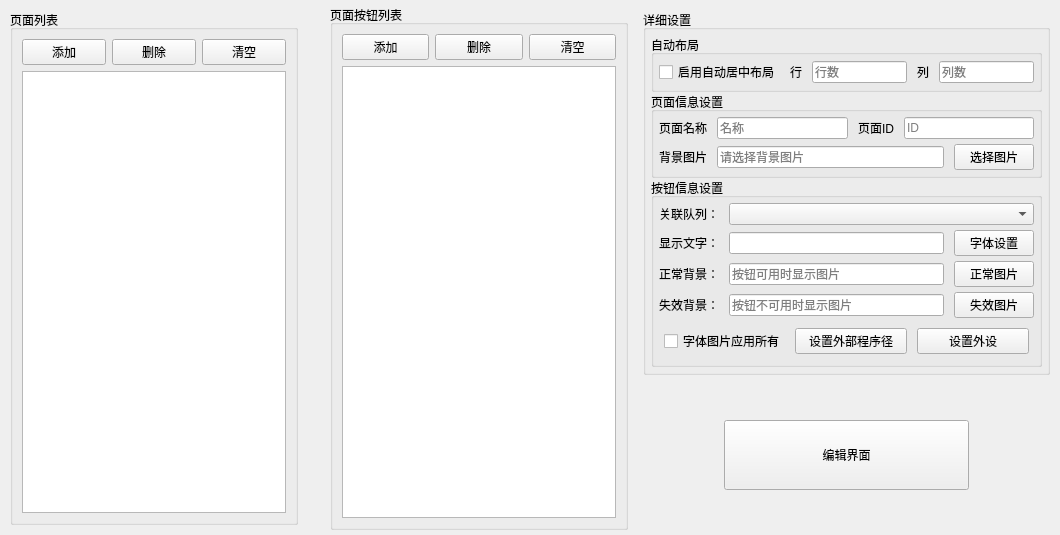
      <widget class="QWidget" name="page_tab">
       <attribute name="title">
        <string>Page</string>
       </attribute>
       <layout class="QHBoxLayout" name="horizontalLayout_18" stretch="5,0,5,7">
        <property name="spacing">
         <number>10</number>
        </property>
        <property name="leftMargin">
         <number>5</number>
        </property>
        <property name="topMargin">
         <number>5</number>
        </property>
        <property name="rightMargin">
         <number>5</number>
        </property>
        <property name="bottomMargin">
         <number>5</number>
        </property>
        <item>
         <layout class="QVBoxLayout" name="verticalLayout_10" stretch="20">
          <property name="spacing">
           <number>10</number>
          </property>
          <property name="leftMargin">
           <number>5</number>
          </property>
          <property name="topMargin">
           <number>5</number>
          </property>
          <property name="rightMargin">
           <number>5</number>
          </property>
          <property name="bottomMargin">
           <number>5</number>
          </property>
          <item>
           <widget class="QGroupBox" name="groupBox_9">
            <property name="title">
             <string>页面列表</string>
            </property>
            <layout class="QVBoxLayout" name="verticalLayout_13">
             <item>
              <layout class="QHBoxLayout" name="horizontalLayout_20">
               <item>
                <widget class="QPushButton" name="pushButton_10">
                 <property name="text">
                  <string>添加</string>
                 </property>
                </widget>
               </item>
               <item>
                <widget class="QPushButton" name="pushButton_11">
                 <property name="text">
                  <string>删除</string>
                 </property>
                </widget>
               </item>
               <item>
                <widget class="QPushButton" name="pushButton_9">
                 <property name="text">
                  <string>清空</string>
                 </property>
                </widget>
               </item>
              </layout>
             </item>
             <item>
              <widget class="QQueueListWidget" name="listWidget"/>
             </item>
            </layout>
           </widget>
          </item>
         </layout>
        </item>
        <item>
         <layout class="QVBoxLayout" name="verticalLayout_19">
          <item>
           <widget class="QLabel" name="label_31">
            <property name="text">
             <string/>
            </property>
            <property name="pixmap">
             <pixmap resource="image/image.qrc">:/image/right_icon.png</pixmap>
            </property>
           </widget>
          </item>
         </layout>
        </item>
        <item>
         <layout class="QVBoxLayout" name="verticalLayout_17">
          <item>
           <widget class="QGroupBox" name="groupBox_13">
            <property name="title">
             <string>页面按钮列表</string>
            </property>
            <layout class="QVBoxLayout" name="verticalLayout_18">
             <item>
              <layout class="QHBoxLayout" name="horizontalLayout_28">
               <item>
                <widget class="QPushButton" name="pushButton_19">
                 <property name="text">
                  <string>添加</string>
                 </property>
                </widget>
               </item>
               <item>
                <widget class="QPushButton" name="pushButton_21">
                 <property name="text">
                  <string>删除</string>
                 </property>
                </widget>
               </item>
               <item>
                <widget class="QPushButton" name="pushButton_20">
                 <property name="text">
                  <string>清空</string>
                 </property>
                </widget>
               </item>
              </layout>
             </item>
             <item>
              <widget class="QQueueListWidget" name="listWidget"/>
             </item>
            </layout>
           </widget>
          </item>
         </layout>
        </item>
        <item>
         <layout class="QVBoxLayout" name="verticalLayout_11" stretch="8,1,2,1">
          <property name="spacing">
           <number>10</number>
          </property>
          <property name="leftMargin">
           <number>5</number>
          </property>
          <property name="topMargin">
           <number>5</number>
          </property>
          <property name="rightMargin">
           <number>5</number>
          </property>
          <property name="bottomMargin">
           <number>5</number>
          </property>
          <item>
           <widget class="QGroupBox" name="groupBox_14">
            <property name="title">
             <string>详细设置</string>
            </property>
            <layout class="QVBoxLayout" name="verticalLayout_15" stretch="1,2,5">
             <property name="spacing">
              <number>0</number>
             </property>
             <property name="leftMargin">
              <number>5</number>
             </property>
             <property name="topMargin">
              <number>5</number>
             </property>
             <property name="rightMargin">
              <number>5</number>
             </property>
             <property name="bottomMargin">
              <number>5</number>
             </property>
             <item>
              <widget class="QGroupBox" name="groupBox_10">
               <property name="title">
                <string>自动布局</string>
               </property>
               <layout class="QVBoxLayout" name="verticalLayout_12">
                <property name="spacing">
                 <number>5</number>
                </property>
                <property name="leftMargin">
                 <number>5</number>
                </property>
                <property name="topMargin">
                 <number>5</number>
                </property>
                <property name="rightMargin">
                 <number>5</number>
                </property>
                <property name="bottomMargin">
                 <number>5</number>
                </property>
                <item>
                 <layout class="QHBoxLayout" name="horizontalLayout_19">
                  <property name="spacing">
                   <number>10</number>
                  </property>
                  <property name="leftMargin">
                   <number>0</number>
                  </property>
                  <property name="topMargin">
                   <number>0</number>
                  </property>
                  <property name="rightMargin">
                   <number>0</number>
                  </property>
                  <property name="bottomMargin">
                   <number>0</number>
                  </property>
                  <item>
                   <widget class="QCheckBox" name="checkBox_3">
                    <property name="text">
                     <string>启用自动居中布局</string>
                    </property>
                   </widget>
                  </item>
                  <item>
                   <widget class="QLabel" name="label_22">
                    <property name="text">
                     <string>行</string>
                    </property>
                   </widget>
                  </item>
                  <item>
                   <widget class="QLineEdit" name="lineEdit_18">
                    <property name="placeholderText">
                     <string>行数</string>
                    </property>
                   </widget>
                  </item>
                  <item>
                   <widget class="QLabel" name="label_23">
                    <property name="text">
                     <string>列</string>
                    </property>
                   </widget>
                  </item>
                  <item>
                   <widget class="QLineEdit" name="lineEdit_19">
                    <property name="placeholderText">
                     <string>列数</string>
                    </property>
                   </widget>
                  </item>
                 </layout>
                </item>
               </layout>
              </widget>
             </item>
             <item>
              <widget class="QGroupBox" name="groupBox_11">
               <property name="title">
                <string>页面信息设置</string>
               </property>
               <layout class="QVBoxLayout" name="verticalLayout_14">
                <property name="spacing">
                 <number>5</number>
                </property>
                <property name="leftMargin">
                 <number>5</number>
                </property>
                <property name="topMargin">
                 <number>5</number>
                </property>
                <property name="rightMargin">
                 <number>5</number>
                </property>
                <property name="bottomMargin">
                 <number>5</number>
                </property>
                <item>
                 <layout class="QHBoxLayout" name="horizontalLayout_21">
                  <property name="spacing">
                   <number>10</number>
                  </property>
                  <item>
                   <widget class="QLabel" name="label_24">
                    <property name="text">
                     <string>页面名称</string>
                    </property>
                   </widget>
                  </item>
                  <item>
                   <widget class="QLineEdit" name="lineEdit_20">
                    <property name="placeholderText">
                     <string>名称</string>
                    </property>
                   </widget>
                  </item>
                  <item>
                   <widget class="QLabel" name="label_25">
                    <property name="text">
                     <string>页面ID</string>
                    </property>
                   </widget>
                  </item>
                  <item>
                   <widget class="QLineEdit" name="lineEdit_21">
                    <property name="placeholderText">
                     <string>ID</string>
                    </property>
                   </widget>
                  </item>
                 </layout>
                </item>
                <item>
                 <layout class="QHBoxLayout" name="horizontalLayout_22">
                  <property name="spacing">
                   <number>10</number>
                  </property>
                  <item>
                   <widget class="QLabel" name="label_26">
                    <property name="text">
                     <string>背景图片</string>
                    </property>
                   </widget>
                  </item>
                  <item>
                   <widget class="QLineEdit" name="lineEdit_22">
                    <property name="placeholderText">
                     <string>请选择背景图片</string>
                    </property>
                   </widget>
                  </item>
                  <item>
                   <widget class="QPushButton" name="pushButton_12">
                    <property name="text">
                     <string>选择图片</string>
                    </property>
                   </widget>
                  </item>
                 </layout>
                </item>
               </layout>
              </widget>
             </item>
             <item>
              <widget class="QGroupBox" name="groupBox_12">
               <property name="title">
                <string>按钮信息设置</string>
               </property>
               <layout class="QVBoxLayout" name="verticalLayout_20">
                <property name="spacing">
                 <number>5</number>
                </property>
                <property name="leftMargin">
                 <number>5</number>
                </property>
                <property name="topMargin">
                 <number>5</number>
                </property>
                <property name="rightMargin">
                 <number>5</number>
                </property>
                <property name="bottomMargin">
                 <number>5</number>
                </property>
                <item>
                 <layout class="QHBoxLayout" name="horizontalLayout_23" stretch="0,3">
                  <property name="spacing">
                   <number>10</number>
                  </property>
                  <property name="leftMargin">
                   <number>0</number>
                  </property>
                  <property name="topMargin">
                   <number>0</number>
                  </property>
                  <property name="rightMargin">
                   <number>0</number>
                  </property>
                  <property name="bottomMargin">
                   <number>0</number>
                  </property>
                  <item>
                   <widget class="QLabel" name="label_27">
                    <property name="text">
                     <string>关联队列：</string>
                    </property>
                   </widget>
                  </item>
                  <item>
                   <widget class="QComboBox" name="comboBox_4"/>
                  </item>
                 </layout>
                </item>
                <item>
                 <layout class="QHBoxLayout" name="horizontalLayout_24" stretch="0,3,0">
                  <property name="spacing">
                   <number>10</number>
                  </property>
                  <property name="leftMargin">
                   <number>0</number>
                  </property>
                  <property name="topMargin">
                   <number>0</number>
                  </property>
                  <property name="rightMargin">
                   <number>0</number>
                  </property>
                  <property name="bottomMargin">
                   <number>0</number>
                  </property>
                  <item>
                   <widget class="QLabel" name="label_28">
                    <property name="text">
                     <string>显示文字：</string>
                    </property>
                   </widget>
                  </item>
                  <item>
                   <widget class="QLineEdit" name="lineEdit_23"/>
                  </item>
                  <item>
                   <widget class="QPushButton" name="pushButton_15">
                    <property name="text">
                     <string>字体设置</string>
                    </property>
                   </widget>
                  </item>
                 </layout>
                </item>
                <item>
                 <layout class="QHBoxLayout" name="horizontalLayout_25" stretch="0,3,0">
                  <property name="spacing">
                   <number>10</number>
                  </property>
                  <property name="leftMargin">
                   <number>0</number>
                  </property>
                  <property name="topMargin">
                   <number>0</number>
                  </property>
                  <property name="rightMargin">
                   <number>0</number>
                  </property>
                  <property name="bottomMargin">
                   <number>0</number>
                  </property>
                  <item>
                   <widget class="QLabel" name="label_29">
                    <property name="text">
                     <string>正常背景：</string>
                    </property>
                   </widget>
                  </item>
                  <item>
                   <widget class="QLineEdit" name="lineEdit_24">
                    <property name="placeholderText">
                     <string>按钮可用时显示图片</string>
                    </property>
                   </widget>
                  </item>
                  <item>
                   <widget class="QPushButton" name="pushButton_13">
                    <property name="text">
                     <string>正常图片</string>
                    </property>
                   </widget>
                  </item>
                 </layout>
                </item>
                <item>
                 <layout class="QHBoxLayout" name="horizontalLayout_27" stretch="0,3,0">
                  <property name="spacing">
                   <number>10</number>
                  </property>
                  <property name="leftMargin">
                   <number>0</number>
                  </property>
                  <property name="topMargin">
                   <number>0</number>
                  </property>
                  <property name="rightMargin">
                   <number>0</number>
                  </property>
                  <property name="bottomMargin">
                   <number>0</number>
                  </property>
                  <item>
                   <widget class="QLabel" name="label_30">
                    <property name="text">
                     <string>失效背景：</string>
                    </property>
                   </widget>
                  </item>
                  <item>
                   <widget class="QLineEdit" name="lineEdit_25">
                    <property name="placeholderText">
                     <string>按钮不可用时显示图片</string>
                    </property>
                   </widget>
                  </item>
                  <item>
                   <widget class="QPushButton" name="pushButton_14">
                    <property name="text">
                     <string>失效图片</string>
                    </property>
                   </widget>
                  </item>
                 </layout>
                </item>
                <item>
                 <layout class="QHBoxLayout" name="horizontalLayout_31" stretch="0,0,0">
                  <property name="spacing">
                   <number>10</number>
                  </property>
                  <property name="leftMargin">
                   <number>5</number>
                  </property>
                  <property name="topMargin">
                   <number>5</number>
                  </property>
                  <property name="rightMargin">
                   <number>5</number>
                  </property>
                  <property name="bottomMargin">
                   <number>5</number>
                  </property>
                  <item>
                   <widget class="QCheckBox" name="checkBox_5">
                    <property name="text">
                     <string>字体图片应用所有</string>
                    </property>
                   </widget>
                  </item>
                  <item>
                   <widget class="QPushButton" name="pushButton_16">
                    <property name="text">
                     <string>设置外部程序径</string>
                    </property>
                   </widget>
                  </item>
                  <item>
                   <widget class="QPushButton" name="pushButton_17">
                    <property name="text">
                     <string>设置外设</string>
                    </property>
                   </widget>
                  </item>
                 </layout>
                </item>
               </layout>
              </widget>
             </item>
            </layout>
           </widget>
          </item>
          <item>
           <spacer name="verticalSpacer_2">
            <property name="orientation">
             <enum>Qt::Vertical</enum>
            </property>
            <property name="sizeHint" stdset="0">
             <size>
              <width>20</width>
              <height>40</height>
             </size>
            </property>
           </spacer>
          </item>
          <item>
           <widget class="QWidget" name="widget_2" native="true">
            <property name="sizePolicy">
             <sizepolicy hsizetype="Expanding" vsizetype="Expanding">
              <horstretch>0</horstretch>
              <verstretch>0</verstretch>
             </sizepolicy>
            </property>
            <layout class="QHBoxLayout" name="horizontalLayout_30" stretch="1,3,1">
             <property name="spacing">
              <number>0</number>
             </property>
             <property name="sizeConstraint">
              <enum>QLayout::SetMaximumSize</enum>
             </property>
             <property name="leftMargin">
              <number>0</number>
             </property>
             <property name="topMargin">
              <number>0</number>
             </property>
             <property name="rightMargin">
              <number>0</number>
             </property>
             <property name="bottomMargin">
              <number>0</number>
             </property>
             <item>
              <spacer name="horizontalSpacer_16">
               <property name="orientation">
                <enum>Qt::Horizontal</enum>
               </property>
               <property name="sizeHint" stdset="0">
                <size>
                 <width>40</width>
                 <height>20</height>
                </size>
               </property>
              </spacer>
             </item>
             <item>
              <widget class="QPushButton" name="pushButton_18">
               <property name="sizePolicy">
                <sizepolicy hsizetype="Expanding" vsizetype="Expanding">
                 <horstretch>0</horstretch>
                 <verstretch>0</verstretch>
                </sizepolicy>
               </property>
               <property name="minimumSize">
                <size>
                 <width>0</width>
                 <height>60</height>
                </size>
               </property>
               <property name="text">
                <string>编辑界面</string>
               </property>
              </widget>
             </item>
             <item>
              <spacer name="horizontalSpacer_17">
               <property name="orientation">
                <enum>Qt::Horizontal</enum>
               </property>
               <property name="sizeHint" stdset="0">
                <size>
                 <width>40</width>
                 <height>20</height>
                </size>
               </property>
              </spacer>
             </item>
            </layout>
           </widget>
          </item>
          <item>
           <spacer name="verticalSpacer_3">
            <property name="orientation">
             <enum>Qt::Vertical</enum>
            </property>
            <property name="sizeHint" stdset="0">
             <size>
              <width>20</width>
              <height>40</height>
             </size>
            </property>
           </spacer>
          </item>
         </layout>
        </item>
       </layout>
      </widget>
